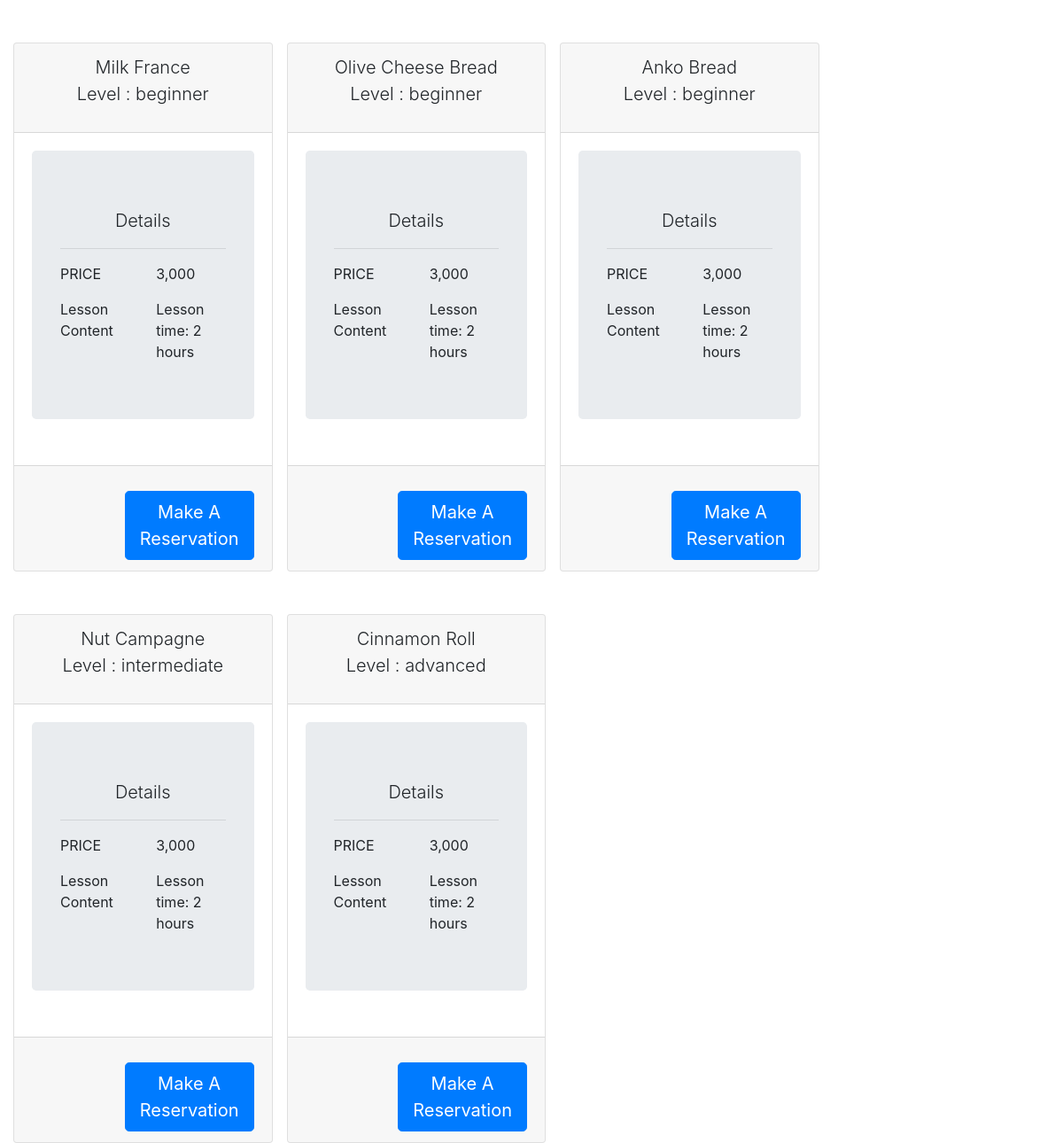
The app's page /lesson.php with its own data.
### tables this page shows
CREATE TABLE `lessons_list` (
  `lessons_id` int(11) NOT NULL,
  `lessons_category` varchar(100) NOT NULL,
  `lessons_name` varchar(100) NOT NULL,
  `lessons_price` varchar(100) NOT NULL,
  `course_status` varchar(100) NOT NULL,
  `regis_date` date NOT NULL,
  `lessons_info` varchar(100) NOT NULL
);

### classes/Database.php (called while the page is built, shortened)
<?php
class Database{
    private $servername = 'localhost';
    private $username = 'root';
    private $password = 'root';
    private $database_name = 'sweets_db';
    function __construct()
    {
        $this->conn = new mysqli($this->servername,$this->username,$this->password,$this->database_name);
        if($this->conn == TRUE){
            return $this->conn;
        }else{
            return FALSE;
        }
    }
}
?>

### admin_data.php (called while the page is built, shortened)
<?php
include 'classes/Sweets_order.php';
$sweetsobj = new Sweets;
?>

### classes/Sweets_order.php (called while the page is built, shortened)
<?php
include 'Database.php';
class Sweets extends Database{
    function display_lessons(){
        $sql = "SELECT * FROM lessons_list";
        $result = $this->conn->query($sql);
        if($result->num_rows > 0){
              $container = array();
           while($row = $result->fetch_assoc()){
              $container[] = $row;
        }
         return $container;
        }else{
              return FALSE;
        }
       }
  }
?>

### lesson.php (the view, shortened to what this page needs)
<?php
include 'admin_data.php';
$lesson_item = $sweetsobj->display_lessons();
?>
<!doctype html>
<html lang="en">
  <head>
    <link rel="stylesheet" href="https://stackpath.bootstrapcdn.com/bootstrap/4.3.1/css/bootstrap.min.css">
  </head>
  <body>
  <div class="container-fluid">
    <?php foreach($lesson_item as $item): ?>
         <div class="card mt-5 mr-3 w-25 float-left">
            <div class="card-header">
              <p class="text-center lead">
                <?php echo $item['lessons_name'] ?>
                <br>
                Level : <?php echo $item['lessons_category'] ?>
            </div>
            <div class="card-body">
                <div class="jumbotron">
                    <p class="lead text-center">
                        Details
                    </p>
                    <hr>
                    <div class="row">
                        <div class="col-lg-6">PRICE</div>
                        <div class="col-lg-6"><?php echo $item['lessons_price'] ?></div>
                    </div>
                    <div class="row mt-3">
                        <div class="col-lg-6">Lesson Content</div>
                        <div class="col-lg-6"><?php echo $item['lessons_info'] ?></div>
                    </div>
                </div>
            </div>
            <div class="card-footer">
                <form action="sweets_data.php" method="post" class="mt-3">
                   <div class="row">
                    <div class="col-6">
                    </div>
                    <div class="col-6">
                    <a href="lesson_reserform.php" name="place_reservation" class="btn btn-primary float-right btn-lg">Make A Reservation</a>
                    </div>
                   </div>
                </form>
            </div>
        </div>
    <?php endforeach; ?>
  </div>
  </body>
</html>

### records on screen
lessons_list: lessons_name "Milk France", lessons_category "beginner", lessons_price "3,000", lessons_info "Lesson time: 2 hours"
lessons_list: lessons_name "Olive Cheese Bread", lessons_category "beginner", lessons_price "3,000", lessons_info "Lesson time: 2 hours"
lessons_list: lessons_name "Anko Bread", lessons_category "beginner", lessons_price "3,000", lessons_info "Lesson time: 2 hours"
lessons_list: lessons_name "Nut Campagne", lessons_category "intermediate", lessons_price "3,000", lessons_info "Lesson time: 2 hours"
lessons_list: lessons_name "Cinnamon Roll", lessons_category "advanced", lessons_price "3,000", lessons_info "Lesson time: 2 hours"
